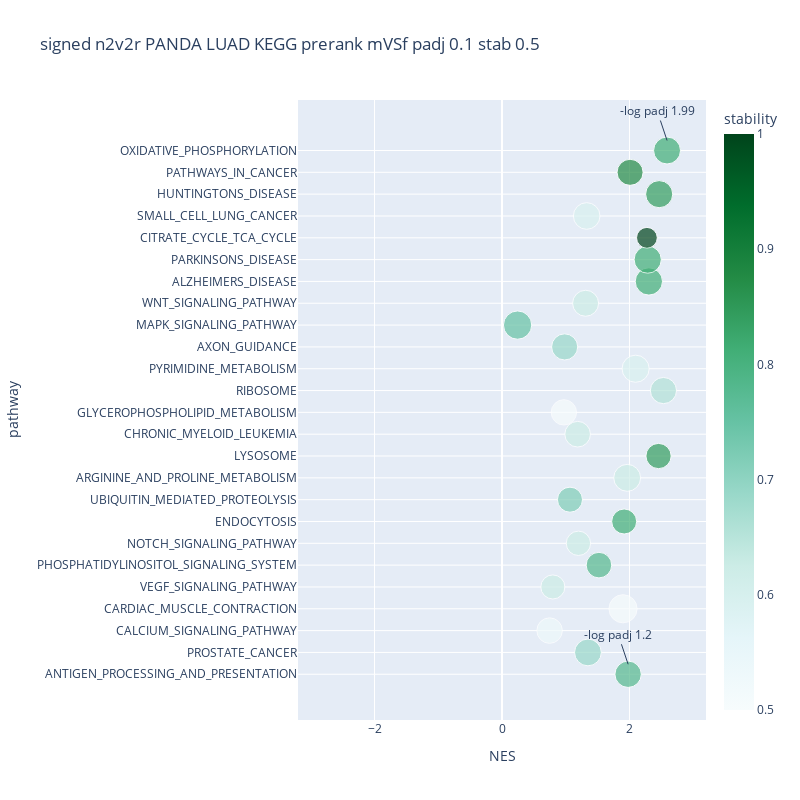
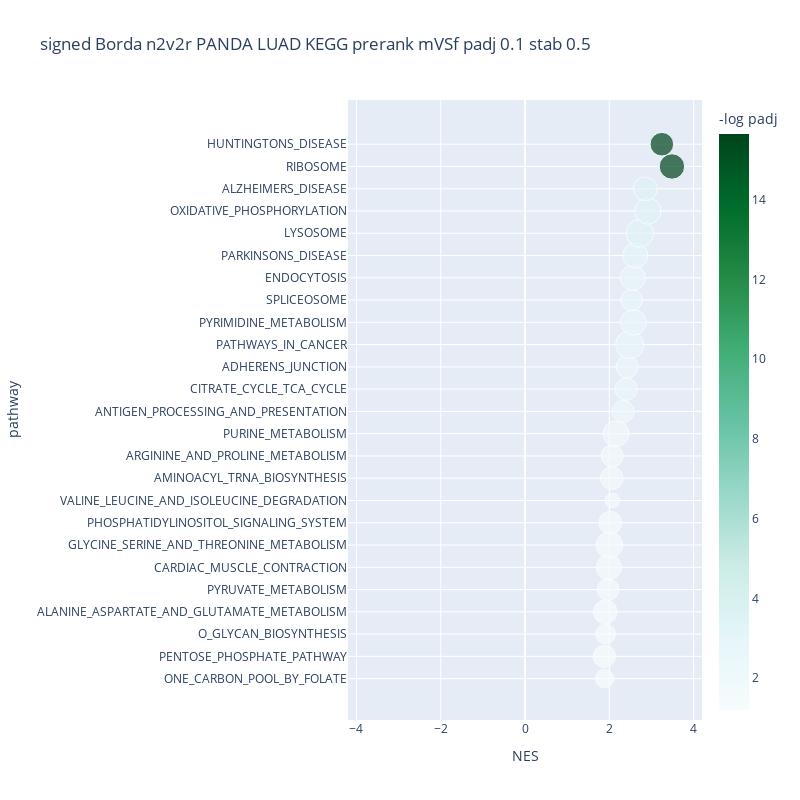
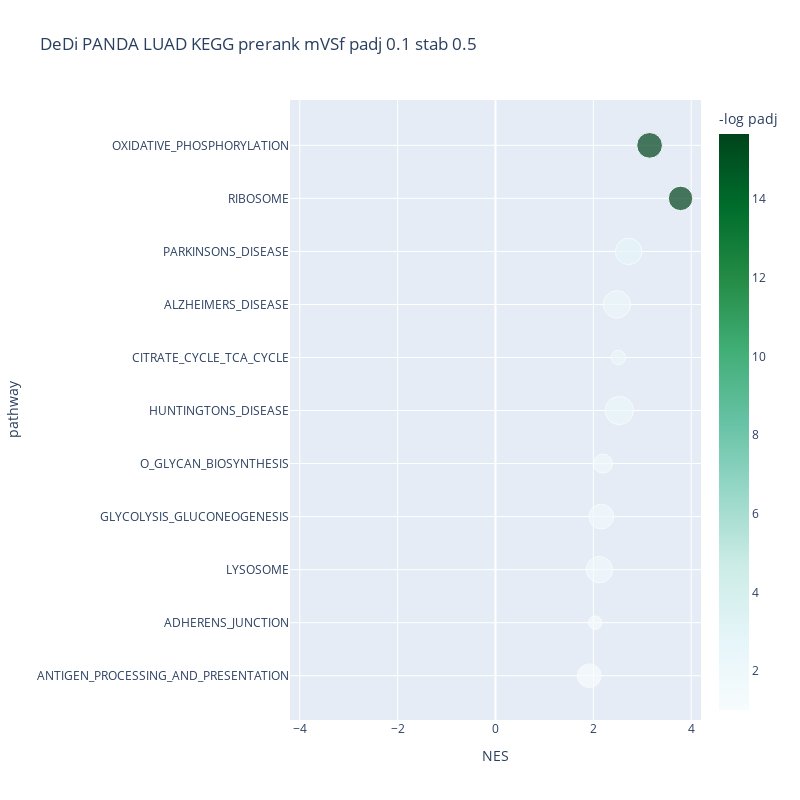
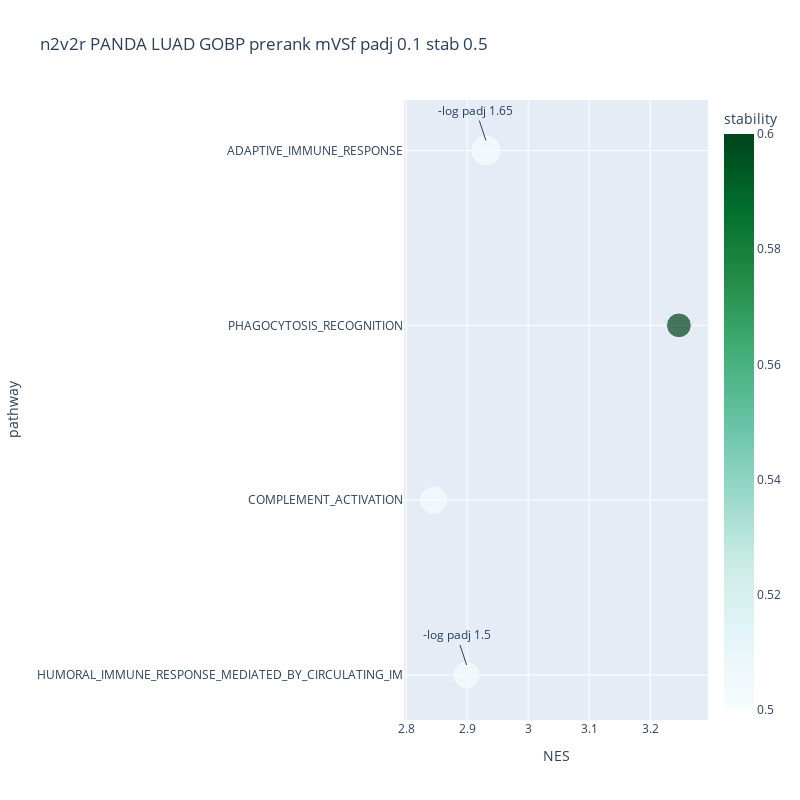

The code cell stored with these charts, in order, in its notebook:
### Code cell
from node2vec2rank.post_utils import plot_gseapy_prerank 

stability_cutoff = 0.5
padj_cutoff = 0.1

save_directory = '../results/results_gsea/' + gsea_parent_folder_name
# save_directory = None


title = network_inf_method+ " " +  tissue +  " KEGG prerank " + target + " padj " + str(padj_cutoff) + " stab " + str(stability_cutoff)


plot_gseapy_prerank(n2v2r_pre_KEGG_pd, has_stability=True, padj_cutoff=padj_cutoff, stability_cutoff=stability_cutoff, title="n2v2r " +title, output_dir=save_directory, trim_first_num_characters = 5)
plot_gseapy_prerank(n2v2r_DeDi_pre_KEGG_pd,has_stability=True, one_sided= False,padj_cutoff=padj_cutoff, stability_cutoff=stability_cutoff, title="signed n2v2r " + title, output_dir=save_directory, trim_first_num_characters = 5)
plot_gseapy_prerank(borda_pre_KEGG_pd, has_stability=False,padj_cutoff=padj_cutoff, stability_cutoff=stability_cutoff, title="Borda n2v2r " + title, output_dir=save_directory, trim_first_num_characters = 5)
plot_gseapy_prerank(n2v2r_borda_DeDi_pre_KEGG_pd,has_stability=False, one_sided= False,padj_cutoff=padj_cutoff, stability_cutoff=stability_cutoff, title="signed Borda n2v2r " + title, output_dir=save_directory, trim_first_num_characters = 5)
plot_gseapy_prerank(absDeDi_pre_KEGG_pd,has_stability=False,padj_cutoff=padj_cutoff, stability_cutoff=stability_cutoff, title="absDeDi " + title, output_dir=save_directory, trim_first_num_characters = 5)
plot_gseapy_prerank(DeDi_pre_KEGG_pd,has_stability=False, one_sided= False,padj_cutoff=padj_cutoff, stability_cutoff=stability_cutoff, title="DeDi " + title, output_dir=save_directory, trim_first_num_characters = 5)

title = network_inf_method+ " " +  tissue +  " GOBP prerank " + target + " padj " + str(padj_cutoff) + " stab " + str(stability_cutoff)

plot_gseapy_prerank(n2v2r_pre_GOBP_pd, has_stability=True, padj_cutoff=padj_cutoff, stability_cutoff=stability_cutoff, title="n2v2r " +title, output_dir=save_directory, trim_first_num_characters = 5)
plot_gseapy_prerank(n2v2r_DeDi_pre_GOBP_pd,has_stability=True,one_sided= False,padj_cutoff=padj_cutoff, stability_cutoff=stability_cutoff, title="signed n2v2r " + title, output_dir=save_directory, trim_first_num_characters = 5)
plot_gseapy_prerank(borda_pre_GOBP_pd, has_stability=False,padj_cutoff=padj_cutoff, stability_cutoff=stability_cutoff, title="Borda n2v2r " + title, output_dir=save_directory, trim_first_num_characters = 5)
plot_gseapy_prerank(n2v2r_borda_DeDi_pre_GOBP_pd,has_stability=False, one_sided= False,padj_cutoff=padj_cutoff, stability_cutoff=stability_cutoff, title="signed Borda n2v2r " + title, output_dir=save_directory, trim_first_num_characters = 5)
plot_gseapy_prerank(absDeDi_pre_GOBP_pd,has_stability=False,padj_cutoff=padj_cutoff, stability_cutoff=stability_cutoff, title="absDeDi " + title, output_dir=save_directory, trim_first_num_characters = 5)
plot_gseapy_prerank(DeDi_pre_GOBP_pd,has_stability=False,padj_cutoff=padj_cutoff, one_sided= False, stability_cutoff=stability_cutoff, title="DeDi " + title, output_dir=save_directory, trim_first_num_characters = 5)

### Figure 1 — Plotly figure (JSON) as saved in the notebook; plotly's stock layout.template omitted (floating-point values rounded to 4 significant figures)
{"data": [{"hovertemplate": "NES=%{x}<br>pathway=%{y}<br>overlap=%{marker.size}<br>stability=%{marker.color}<extra></extra>", "legendgroup": "", "marker": {"color": [0.7812, 0.6875, 0.5312, 0.5, 0.625, 0.7812, 0.625, 0.8125, 0.7188, 0.625, 0.8438, 0.625, 0.5, 0.6562, 0.5938, 0.6875, 0.75, 0.625, 0.8125, 0.8125, 1, 0.5938, 0.8438, 0.875, 0.8125], "coloraxis": "coloraxis", "size": [57.44, 59.21, 53.43, 65.2, 47.81, 53.97, 49.02, 51.59, 51.85, 59.71, 52.61, 54.16, 52.89, 56.62, 60.67, 56.35, 65.99, 55.77, 61.51, 61.16, 35.61, 58.58, 60.56, 56.01, 59.98], "sizemode": "area", "sizeref": 0.165, "symbol": "circle"}, "mode": "markers", "name": "", "orientation": "h", "showlegend": false, "type": "scatter", "x": [1.978, 1.348, 0.7465, 1.898, 0.7975, 1.521, 1.199, 1.916, 1.066, 1.964, 2.456, 1.186, 0.9707, 2.532, 2.096, 0.9828, 0.2445, 1.311, 2.304, 2.286, 2.273, 1.328, 2.465, 2.009, 2.589], "xaxis": "x", "y": ["ANTIGEN_PROCESSING_AND_PRESENTATION", "PROSTATE_CANCER", "CALCIUM_SIGNALING_PATHWAY", "CARDIAC_MUSCLE_CONTRACTION", "VEGF_SIGNALING_PATHWAY", "PHOSPHATIDYLINOSITOL_SIGNALING_SYSTEM", "NOTCH_SIGNALING_PATHWAY", "ENDOCYTOSIS", "UBIQUITIN_MEDIATED_PROTEOLYSIS", "ARGININE_AND_PROLINE_METABOLISM", "LYSOSOME", "CHRONIC_MYELOID_LEUKEMIA", "GLYCEROPHOSPHOLIPID_METABOLISM", "RIBOSOME", "PYRIMIDINE_METABOLISM", "AXON_GUIDANCE", "MAPK_SIGNALING_PATHWAY", "WNT_SIGNALING_PATHWAY", "ALZHEIMERS_DISEASE", "PARKINSONS_DISEASE", "CITRATE_CYCLE_TCA_CYCLE", "SMALL_CELL_LUNG_CANCER", "HUNTINGTONS_DISEASE", "PATHWAYS_IN_CANCER", "OXIDATIVE_PHOSPHORYLATION"], "yaxis": "y"}], "layout": {"annotations": [{"showarrow": true, "text": "-log padj 1.99", "x": 2.589, "y": "OXIDATIVE_PHOSPHORYLATION", "yshift": 10}, {"showarrow": true, "text": "-log padj 1.2", "x": 1.978, "y": "ANTIGEN_PROCESSING_AND_PRESENTATION", "yshift": 10}], "autosize": true, "coloraxis": {"cmax": 1, "cmin": 0.5, "colorbar": {"title": {"text": "stability"}}, "colorscale": [[0, "rgb(247,252,253)"], [0.125, "rgb(229,245,249)"], [0.25, "rgb(204,236,230)"], [0.375, "rgb(153,216,201)"], [0.5, "rgb(102,194,164)"], [0.625, "rgb(65,174,118)"], [0.75, "rgb(35,139,69)"], [0.875, "rgb(0,109,44)"], [1, "rgb(0,68,27)"]]}, "height": 800, "legend": {"itemsizing": "constant", "tracegroupgap": 0}, "title": {"text": "signed n2v2r PANDA LUAD KEGG prerank mVSf padj 0.1 stab 0.5"}, "width": 800, "xaxis": {"anchor": "y", "domain": [0, 1], "range": [-3.2, 3.2], "title": {"text": "NES"}}, "yaxis": {"anchor": "x", "domain": [0, 1], "title": {"text": "pathway"}}}}

### Figure 2 — Plotly figure (JSON) as saved in the notebook; plotly's stock layout.template omitted (floating-point values rounded to 4 significant figures)
{"data": [{"hovertemplate": "NES=%{x}<br>pathway=%{y}<br>overlap=%{marker.size}<br>-log padj=%{marker.color}<extra></extra>", "legendgroup": "", "marker": {"color": [1.2, 1.2, 1.22, 1.23, 1.34, 1.37, 1.38, 1.42, 1.47, 1.47, 1.48, 1.69, 2.13, 2.35, 2.4, 2.65, 2.68, 2.71, 2.74, 2.87, 3.19, 3.27, 3.39, 15.65, 15.65], "coloraxis": "coloraxis", "size": [33.04, 48.2, 37.62, 54.67, 45.38, 61.22, 68.83, 50.65, 20.18, 49.91, 46.23, 64.95, 46.54, 47.7, 47.69, 76.94, 63.73, 45.26, 61.11, 60.74, 73, 67.2, 53.98, 62.37, 53.62], "sizemode": "area", "sizeref": 0.1923, "symbol": "circle"}, "mode": "markers", "name": "", "orientation": "h", "showlegend": false, "type": "scatter", "x": [1.887, 1.882, 1.911, 1.906, 1.972, 1.988, 2.002, 2.025, 2.074, 2.059, 2.069, 2.162, 2.33, 2.401, 2.426, 2.485, 2.571, 2.531, 2.557, 2.618, 2.724, 2.915, 2.855, 3.487, 3.247], "xaxis": "x", "y": ["ONE_CARBON_POOL_BY_FOLATE", "PENTOSE_PHOSPHATE_PATHWAY", "O_GLYCAN_BIOSYNTHESIS", "ALANINE_ASPARTATE_AND_GLUTAMATE_METABOLISM", "PYRUVATE_METABOLISM", "CARDIAC_MUSCLE_CONTRACTION", "GLYCINE_SERINE_AND_THREONINE_METABOLISM", "PHOSPHATIDYLINOSITOL_SIGNALING_SYSTEM", "VALINE_LEUCINE_AND_ISOLEUCINE_DEGRADATION", "AMINOACYL_TRNA_BIOSYNTHESIS", "ARGININE_AND_PROLINE_METABOLISM", "PURINE_METABOLISM", "ANTIGEN_PROCESSING_AND_PRESENTATION", "CITRATE_CYCLE_TCA_CYCLE", "ADHERENS_JUNCTION", "PATHWAYS_IN_CANCER", "PYRIMIDINE_METABOLISM", "SPLICEOSOME", "ENDOCYTOSIS", "PARKINSONS_DISEASE", "LYSOSOME", "OXIDATIVE_PHOSPHORYLATION", "ALZHEIMERS_DISEASE", "RIBOSOME", "HUNTINGTONS_DISEASE"], "yaxis": "y"}], "layout": {"autosize": true, "coloraxis": {"colorbar": {"title": {"text": "-log padj"}}, "colorscale": [[0, "rgb(247,252,253)"], [0.125, "rgb(229,245,249)"], [0.25, "rgb(204,236,230)"], [0.375, "rgb(153,216,201)"], [0.5, "rgb(102,194,164)"], [0.625, "rgb(65,174,118)"], [0.75, "rgb(35,139,69)"], [0.875, "rgb(0,109,44)"], [1, "rgb(0,68,27)"]]}, "height": 800, "legend": {"itemsizing": "constant", "tracegroupgap": 0}, "title": {"text": "signed Borda n2v2r PANDA LUAD KEGG prerank mVSf padj 0.1 stab 0.5"}, "width": 800, "xaxis": {"anchor": "y", "domain": [0, 1], "range": [-4.2, 4.2], "title": {"text": "NES"}}, "yaxis": {"anchor": "x", "domain": [0, 1], "title": {"text": "pathway"}}}}

### Figure 3 — Plotly figure (JSON) as saved in the notebook; plotly's stock layout.template omitted (floating-point values rounded to 4 significant figures)
{"data": [{"hovertemplate": "NES=%{x}<br>pathway=%{y}<br>overlap=%{marker.size}<br>-log padj=%{marker.color}<extra></extra>", "legendgroup": "", "marker": {"color": [1.01, 1.26, 1.45, 1.5, 1.55, 2.16, 2.19, 2.22, 2.71, 15.65, 15.65], "coloraxis": "coloraxis", "size": [51.65, 16.61, 63.57, 55.87, 33.2, 73.06, 18.72, 68.16, 63.51, 54.75, 60.23], "sizemode": "area", "sizeref": 0.1827, "symbol": "circle"}, "mode": "markers", "name": "", "orientation": "h", "showlegend": false, "type": "scatter", "x": [1.916, 2.039, 2.124, 2.161, 2.198, 2.531, 2.512, 2.482, 2.722, 3.783, 3.149], "xaxis": "x", "y": ["ANTIGEN_PROCESSING_AND_PRESENTATION", "ADHERENS_JUNCTION", "LYSOSOME", "GLYCOLYSIS_GLUCONEOGENESIS", "O_GLYCAN_BIOSYNTHESIS", "HUNTINGTONS_DISEASE", "CITRATE_CYCLE_TCA_CYCLE", "ALZHEIMERS_DISEASE", "PARKINSONS_DISEASE", "RIBOSOME", "OXIDATIVE_PHOSPHORYLATION"], "yaxis": "y"}], "layout": {"autosize": true, "coloraxis": {"colorbar": {"title": {"text": "-log padj"}}, "colorscale": [[0, "rgb(247,252,253)"], [0.125, "rgb(229,245,249)"], [0.25, "rgb(204,236,230)"], [0.375, "rgb(153,216,201)"], [0.5, "rgb(102,194,164)"], [0.625, "rgb(65,174,118)"], [0.75, "rgb(35,139,69)"], [0.875, "rgb(0,109,44)"], [1, "rgb(0,68,27)"]]}, "height": 800, "legend": {"itemsizing": "constant", "tracegroupgap": 0}, "title": {"text": "DeDi PANDA LUAD KEGG prerank mVSf padj 0.1 stab 0.5"}, "width": 800, "xaxis": {"anchor": "y", "domain": [0, 1], "range": [-4.2, 4.2], "title": {"text": "NES"}}, "yaxis": {"anchor": "x", "domain": [0, 1], "title": {"text": "pathway"}}}}

### Figure 4 — Plotly figure (JSON) as saved in the notebook; plotly's stock layout.template omitted (floating-point values rounded to 4 significant figures)
{"data": [{"hovertemplate": "NES=%{x}<br>pathway=%{y}<br>overlap=%{marker.size}<br>stability=%{marker.color}<extra></extra>", "legendgroup": "", "marker": {"color": [0.5, 0.5, 0.6, 0.5], "coloraxis": "coloraxis", "size": [37.02, 39.71, 36.4, 47.13], "sizemode": "area", "sizeref": 0.1178, "symbol": "circle"}, "mode": "markers", "name": "", "orientation": "h", "showlegend": false, "type": "scatter", "x": [2.899, 2.845, 3.247, 2.931], "xaxis": "x", "y": ["HUMORAL_IMMUNE_RESPONSE_MEDIATED_BY_CIRCULATING_IM", "COMPLEMENT_ACTIVATION", "PHAGOCYTOSIS_RECOGNITION", "ADAPTIVE_IMMUNE_RESPONSE"], "yaxis": "y"}], "layout": {"annotations": [{"showarrow": true, "text": "-log padj 1.65", "x": 2.931, "y": "ADAPTIVE_IMMUNE_RESPONSE", "yshift": 10}, {"showarrow": true, "text": "-log padj 1.5", "x": 2.899, "y": "HUMORAL_IMMUNE_RESPONSE_MEDIATED_BY_CIRCULATING_IM", "yshift": 10}], "autosize": true, "coloraxis": {"cmax": 0.6, "cmin": 0.5, "colorbar": {"title": {"text": "stability"}}, "colorscale": [[0, "rgb(247,252,253)"], [0.125, "rgb(229,245,249)"], [0.25, "rgb(204,236,230)"], [0.375, "rgb(153,216,201)"], [0.5, "rgb(102,194,164)"], [0.625, "rgb(65,174,118)"], [0.75, "rgb(35,139,69)"], [0.875, "rgb(0,109,44)"], [1, "rgb(0,68,27)"]]}, "height": 800, "legend": {"itemsizing": "constant", "tracegroupgap": 0}, "title": {"text": "n2v2r PANDA LUAD GOBP prerank mVSf padj 0.1 stab 0.5"}, "width": 800, "xaxis": {"anchor": "y", "domain": [0, 1], "title": {"text": "NES"}}, "yaxis": {"anchor": "x", "domain": [0, 1], "title": {"text": "pathway"}}}}
